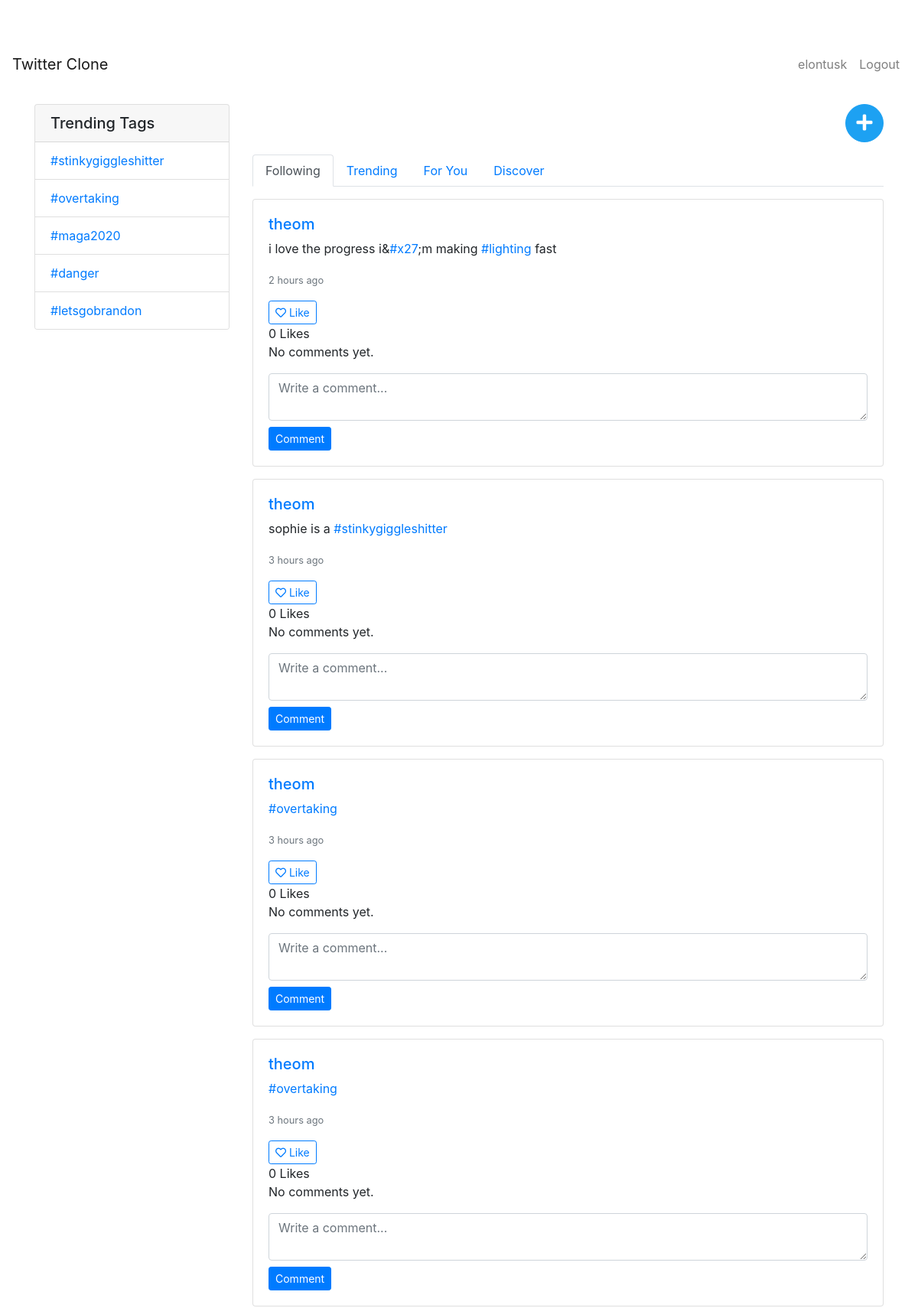
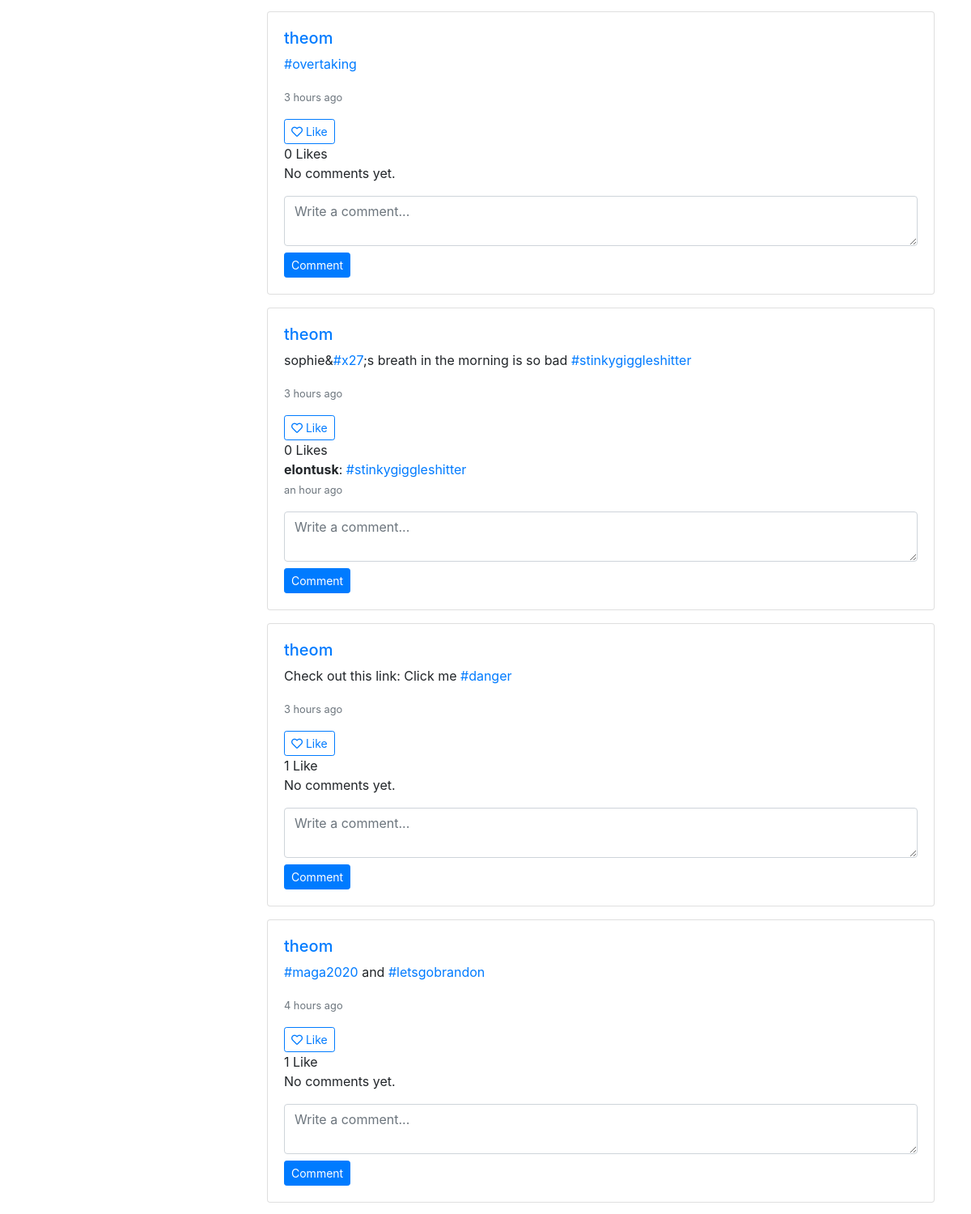
Screenshot of / (signed in, upper part) with the database file from the repository (2 pictures, top to bottom).
### hashtags/models.py (models this page shows, shortened)
class Hashtag(models.Model):
    name = models.CharField(max_length=100, unique=True)

### posts/models.py (models this page shows, shortened)
class Post(models.Model):
    content = models.TextField(max_length=280)
    author = models.ForeignKey(User, on_delete=models.CASCADE, related_name='posts')
    created_at = models.DateTimeField(auto_now_add=True)
    hashtags = models.ManyToManyField(Hashtag, blank=True, related_name='posts')
    likes = models.ManyToManyField(User, blank=True, related_name='liked_posts')
    def total_likes(self):
        return self.likes.count()

### comments/models.py (models this page shows, shortened)
class Comment(models.Model):
    post = models.ForeignKey(
        Post, on_delete=models.CASCADE, related_name='comments'
    )
    author = models.ForeignKey(
        User, on_delete=models.CASCADE, related_name='comments'
    )
    content = models.TextField(max_length=280)
    created_at = models.DateTimeField(auto_now_add=True)
    hashtags = models.ManyToManyField(Hashtag, blank=True, related_name='comments')

### posts/views.py (the view, shortened to what this page needs)
# urls.py: path('', views.home_view, name='home'),
@login_required
def home_view(request):
    if request.method == 'POST':
        form = PostForm(request.POST)
        if form.is_valid():
            new_post = form.save(commit=False)
            new_post.author = request.user
            new_post.save()
            hashtags = extract_hashtags(new_post.content)
            new_post.hashtags.set(hashtags)
            return redirect('home')
    else:
        form = PostForm()
    time_threshold = timezone.now() - timedelta(hours=24)
    following_profiles = request.user.profile.following.all()
    following_posts = Post.objects.filter(author__profile__in=following_profiles)
    all_users = User.objects.exclude(id=request.user.id)
    random_user_ids = all_users.values_list('id', flat=True)
    random_user_ids = list(random_user_ids)
    random.shuffle(random_user_ids)
    random_user_ids = random_user_ids[:10]
    trending_posts = Post.objects.filter(author__id__in=random_user_ids)
    prefetch_fields = [
        'hashtags',
        'comments__author',
        'comments__hashtags',
    ]
    select_fields = ['author']
    following_posts = following_posts.select_related(*select_fields).prefetch_related(*prefetch_fields).order_by('-created_at')
    trending_posts = trending_posts.select_related(*select_fields).prefetch_related(*prefetch_fields).order_by('-created_at')[:20]
    trending_hashtags = (
        Hashtag.objects.annotate(
            recent_post_count=Count('posts', filter=Q(posts__created_at__gte=time_threshold))
        )
        .filter(recent_post_count__gt=0)
        .order_by('-recent_post_count')[:5]
    )
    query = request.GET.get('q', '')
    user_results = []
    post_results = []
    recommended_posts = recommend_posts_hybrid(request.user, 10)
    context = {
        'form': form,
        'following_posts': following_posts,
        'trending_posts': trending_posts,
        'trending_hashtags': trending_hashtags,
        'query': query,
        'user_results': user_results,
        'post_results': post_results,
        "recommended_posts":recommended_posts,
    }
    return render(request, 'home.html', context)

### posts/forms.py (shortened to what this page needs)
class PostForm(forms.ModelForm):
    content = forms.CharField(
        label='',
        widget=forms.Textarea(attrs={
            'rows': 3,
            'placeholder': "What's happening?",
            'class': 'form-control',
        })
    )
    class Meta:
        model = Post
        fields = ['content']

### hashtags/templatetags/hashtags_extras.py (called while the page is built)
@register.filter
def link_hashtags(text):
    text = escape(text)
    def replace(match):
        hashtag = match.group(1)
        url = reverse('hashtags:hashtag_detail', args=[hashtag.lower()])
        link = f'<a href="{url}">#{hashtag}</a>'
        return link
    regex = r'#(\w+)'
    return mark_safe(re.sub(regex, replace, text))

### posts/recommendations.py (called while the page is built)
def recommend_posts_content_based(user, num_recommendations=10):
    liked_tags = Hashtag.objects.filter(posts__likes=user).distinct()
    similar_posts = Post.objects.filter(
        hashtags__in=liked_tags
    ).exclude(
        likes=user
    ).annotate(
        common_tag_count=Count('hashtags')
    ).order_by('-common_tag_count', '-created_at').distinct()[:num_recommendations]
    return similar_posts

def recommend_posts_from_similar_users(user, num_similar_users=50, num_recommendations=10):
    user_liked_posts = Post.objects.filter(likes=user)
    similar_users = User.objects.filter(
        liked_posts__in=user_liked_posts
    ).exclude(
        id=user.id
    ).annotate(
        similarity_score=Count('liked_posts')
    ).order_by('-similarity_score')[:num_similar_users]
    similar_users_posts = Post.objects.filter(
        likes__in=similar_users
    ).exclude(
        likes=user
    ).annotate(
        like_count=Count('likes')
    ).order_by('-like_count', '-created_at').distinct()[:num_recommendations]
    return similar_users_posts

def recommend_posts_hybrid(user, num_recommendations=10):
    content_based_posts = recommend_posts_content_based(user, num_recommendations * 2)
    collaborative_posts = recommend_posts_from_similar_users(user, num_similar_users=50, num_recommendations=num_recommendations * 2)
    combined_posts = (content_based_posts | collaborative_posts).distinct()
    combined_posts = combined_posts.annotate(
        score=Count('likes') + Count('hashtags')
    )
    recommended_posts = combined_posts.order_by('-score', '-likes', '-created_at')[:num_recommendations]
    return recommended_posts

### templates/home.html (shortened to what this page needs)
{% extends 'base.html' %}
{% load static %}
{% load humanize %}
{% load hashtags_extras %}
{% block content %}
<div class="container mt-4">
    <div class="row">
        <aside class="col-md-3 sidebar">
            {% include 'hashtags/partials/trending_tags.html' %}
        </aside>
        <main class="col-md-9">
            <div class="text-right mb-3">
                <button id="new-post-button" class="btn btn-primary btn-circle">
                    <i class="fas fa-plus"></i>
                </button>
            </div>
            <ul class="nav nav-tabs mb-3" id="feedTabs" role="tablist">
                <li class="nav-item">
                    <a class="nav-link {% if not query %}active{% endif %}" id="following-tab" data-toggle="tab" href="#following" role="tab" aria-controls="following" aria-selected="{% if not query %}true{% else %}false{% endif %}">Following</a>
                </li>
                <li class="nav-item">
                    <a class="nav-link" id="trending-tab" data-toggle="tab" href="#trending" role="tab" aria-controls="trending" aria-selected="false">Trending</a>
                </li>
                <li class="nav-item">
                    <a class="nav-link" id="for-you-tab" data-toggle="tab" href="#for-you" role="tab" aria-controls="for-you" aria-selected="false">For You</a>
                </li>
                <li class="nav-item">
                    <a class="nav-link {% if query %}active{% endif %}" id="discover-tab" data-toggle="tab" href="#discover" role="tab" aria-controls="discover" aria-selected="{% if query %}true{% else %}false{% endif %}">Discover</a>
                </li>
            </ul>
            <div class="tab-content" id="feedTabsContent">
                <div class="tab-pane fade {% if not query %}show active{% endif %}" id="following" role="tabpanel" aria-labelledby="following-tab">
                    {% if following_posts %}
                        {% for post in following_posts %}
                            {% include 'posts/partials/post_card.html' with post=post %}
                        {% endfor %}
                    {% else %}
                        <p>No posts to show. Follow some users to see their posts here.</p>
                    {% endif %}
                </div>
            </div>
        </main>
    </div>
</div>
{% endblock %}

### templates/base.html (shortened to what this page needs)
{% load static %}
<!DOCTYPE html>
<html lang="en">
<head>
    <link rel="stylesheet" href="https://stackpath.bootstrapcdn.com/bootstrap/4.5.2/css/bootstrap.min.css">
    <link rel="stylesheet" href="{% static 'css/style.css' %}">
    <link rel="stylesheet" href="https://cdnjs.cloudflare.com/ajax/libs/font-awesome/5.15.1/css/all.min.css">
</head>
<body>
    <nav class="navbar navbar-expand-lg navbar-light">
        <a class="navbar-brand" href="{% url 'home' %}">Twitter Clone</a>
        <ul class="navbar-nav ml-auto">
            {% if user.is_authenticated %}
                <li class="nav-item">
                    <a class="nav-link" href="{% url 'profile' user.username %}">{{ user.username }}</a>
                </li>
                <li class="nav-item">
                    <a class="nav-link" href="{% url 'logout' %}">Logout</a>
                </li>
            {% endif %}
        </ul>
    </nav>
    {% block content %}
    {% endblock %}
</body>
</html>

### hashtags/templates/hashtags/partials/trending_tags.html (shortened to what this page needs)
<div class="card mb-4">
    <div class="card-header">
        <h5 class="mb-0">Trending Tags</h5>
    </div>
    <ul class="list-group list-group-flush">
        {% for hashtag in trending_hashtags %}
            <li class="list-group-item d-flex justify-content-between align-items-center">
                <a href="{% url 'hashtags:hashtag_detail' hashtag.name %}">#{{ hashtag.name }}</a>
            </li>
        {% empty %}
            <li class="list-group-item">
                No trending hashtags in the last 24 hours.
            </li>
        {% endfor %}
    </ul>
</div>

### posts/templates/posts/partials/post_card.html
<div class="card mb-3">
    <div class="card-body">
        {% include 'posts/partials/post_content.html' %}
        <div class="d-flex justify-content-between align-items-center">
            <div id="like-button-{{ post.id }}">
                {% include 'posts/partials/like_button.html' %}
            </div>
        </div>
        {% include 'comments/partials/comment_section.html' %}
        {% include 'comments/partials/comment_box.html' %}
    </div>
</div>

### posts/templates/posts/partials/post_content.html
{% load humanize %}
{% load hashtags_extras %}
<h5>
    <a href="{% url 'profile' post.author.username %}">
        {{ post.author.username }}
    </a>
</h5>
<p>{{ post.content|link_hashtags|safe }}</p>
<p class="text-muted">
    <small>{{ post.created_at|naturaltime }}</small>
</p>

### posts/templates/posts/partials/like_button.html (shortened to what this page needs)
{% if user.is_authenticated %}
    <form id="like-form-{{ post.id }}" hx-post="{% url 'like_post' post.id %}" hx-target="#like-button-{{ post.id }}" hx-swap="innerHTML">
        <button type="submit" class="btn btn-sm {% if user in post.likes.all %}btn-outline-danger{% else %}btn-outline-primary{% endif %}">
            {% if user in post.likes.all %}
                <i class="fas fa-heart"></i> Unlike
            {% else %}
                <i class="far fa-heart"></i> Like
            {% endif %}
        </button>
    </form>
{% else %}
    <p><a href="{% url 'login' %}">Login</a> to like this post.</p>
{% endif %}
<span>{{ post.total_likes }} {{ post.total_likes|pluralize:"Like,Likes" }}</span>

### comments/templates/comments/partials/comment_section.html
{% load humanize %}
{% load hashtags_extras %}
<div class="comments">
    {% if post.comments.exists %}
        {% for comment in post.comments.all %}
            <div class="comment mb-2">
                <strong>{{ comment.author.username }}</strong>: {{ comment.content|link_hashtags }}
                <p class="text-muted">
                    <small>{{ comment.created_at|naturaltime }}</small>
                </p>
            </div>
        {% endfor %}
    {% else %}
        <p>No comments yet.</p>
    {% endif %}
</div>

### comments/templates/comments/partials/comment_box.html (shortened to what this page needs)
{% if user.is_authenticated %}
    <form method="post" action="{% url 'comments:add_comment' post.id %}">
        <div class="form-group mb-2">
            <textarea name="content" rows="2" class="form-control"
                      placeholder="Write a comment..."></textarea>
        </div>
        <button type="submit" class="btn btn-sm btn-primary">
            Comment
        </button>
    </form>
{% else %}
    <p>Please <a href="{% url 'login' %}">login</a> to comment.</p>
{% endif %}

### static/css/style.css (style rules this page uses)
.card { width: 100%; }
@media (min-width: 768px) { .sidebar { position: sticky; top: 80px; height: calc(100vh - 80px); overflow-y: auto; padding-bottom: 1rem; } }
main { position: relative; }
body { padding-top: 56px; }
.container { margin-top: 20px; }
.btn-circle { width: 50px; height: 50px; border-radius: 50%; padding: 6px 0; font-size: 24px; text-align: center; line-height: 1.428571429; }
.btn-primary.btn-circle { background-color: #1da1f2; border-color: #1da1f2; color: #fff; }

### rows the page displays
Hashtag: name "stinkygiggleshitter"
Hashtag: name "overtaking"
Hashtag: name "maga2020"
Hashtag: name "danger"
Hashtag: name "letsgobrandon"
Post: author.username "theom", content|link_hashtags "i love the progress i& #x27 ;m making #lighting fast", created_at "2 hours ago", shows "Like", total_likes "0", shows "No comments yet."
Post: author.username "theom", content|link_hashtags "sophie is a #stinkygiggleshitter", created_at "3 hours ago", shows "Like", total_likes "0", shows "No comments yet."
Post: author.username "theom", content|link_hashtags "#overtaking", created_at "3 hours ago", shows "Like", total_likes "0", shows "No comments yet."
Post: author.username "theom", content|link_hashtags "#overtaking", created_at "3 hours ago", shows "Like", total_likes "0", shows "No comments yet."
Post: author.username "theom", content|link_hashtags "#overtaking", created_at "3 hours ago", shows "Like", total_likes "0", shows "No comments yet."
Post: author.username "theom", content|link_hashtags "sophie& #x27 ;s breath in the morning is so bad #stinkygiggleshitter", created_at "3 hours ago", shows "Like", total_likes "0"
Comment: author.username "elontusk", content|link_hashtags "#stinkygiggleshitter", created_at "an hour ago"
Post: author.username "theom", content|link_hashtags "Check out this link: Click me #danger", created_at "3 hours ago", shows "Like", total_likes "1", shows "No comments yet."
Post: author.username "theom", content|link_hashtags "#maga2020 and #letsgobrandon", created_at "4 hours ago", shows "Like", total_likes "1", shows "No comments yet."

### other values shown
{{ user.username }} "elontusk"
